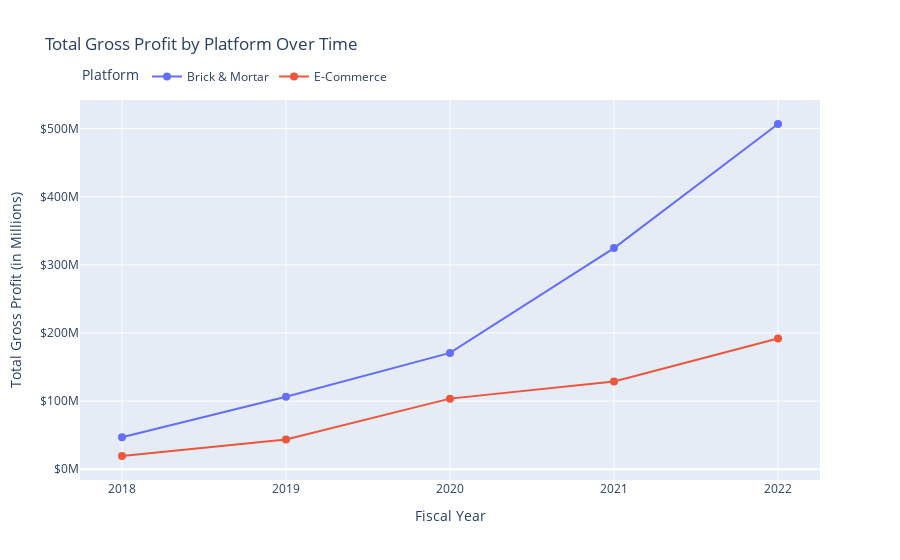

Write notebook code for a chart like this one.
### Code cell
# Create a pivot table to structure the data for plotting
revenue_over_time = aggregated_by_platform.pivot(index='fiscal_year', columns='platform', values='total_gross_profit')

# Initialize the Plotly figure
fig = go.Figure()

# Plot each platform
for platform in revenue_over_time.columns:
    fig.add_trace(
        go.Scatter(
            x=revenue_over_time.index,
            y=revenue_over_time[platform] / 1e6,  # Convert to millions
            mode='lines+markers',
            name=platform,
            line=dict(width=2),
            marker=dict(size=8)
        )
    )

# Update x-axis properties
fig.update_xaxes(
    title_text='Fiscal Year',
    tickvals=revenue_over_time.index,  # Set the tick values to years
    ticktext=[str(int(year)) for year in revenue_over_time.index]  # Format tick labels as integers
)

# Update y-axis properties
fig.update_yaxes(
    title_text='Total Gross Profit (in Millions)',
    tickprefix='$',
    tickformat=',.0f',  # Format numbers as 10M, 20M, etc.
    ticksuffix='M'  # Add 'M' suffix for millions
)

# Update layout properties
fig.update_layout(
    title_text='Total Gross Profit by Platform Over Time',
    legend_title_text='Platform',
    xaxis_title='Fiscal Year',
    yaxis_title='Total Gross Profit (in Millions)',
    showlegend=True,
    legend=dict(x=0, y=1.1, orientation='h'),
    grid=dict(rows=1, columns=1)
)

fig.show()

### Figure 1 — Plotly figure (JSON) as saved in the notebook; plotly's stock layout.template omitted (floating-point values rounded to 4 significant figures)
{"data": [{"line": {"width": 2}, "marker": {"size": 8}, "mode": "lines+markers", "name": "Brick & Mortar", "type": "scatter", "x": [2018, 2019, 2020, 2021, 2022], "y": [46.83, 106.4, 170.8, 324.6, 506.7]}, {"line": {"width": 2}, "marker": {"size": 8}, "mode": "lines+markers", "name": "E-Commerce", "type": "scatter", "x": [2018, 2019, 2020, 2021, 2022], "y": [19.41, 43.5, 103.6, 128.9, 191.9]}], "layout": {"grid": {"columns": 1, "rows": 1}, "legend": {"orientation": "h", "title": {"text": "Platform"}, "x": 0, "y": 1.1}, "showlegend": true, "title": {"text": "Total Gross Profit by Platform Over Time"}, "xaxis": {"ticktext": ["2018", "2019", "2020", "2021", "2022"], "tickvals": [2018, 2019, 2020, 2021, 2022], "title": {"text": "Fiscal Year"}}, "yaxis": {"tickformat": ",.0f", "tickprefix": "$", "ticksuffix": "M", "title": {"text": "Total Gross Profit (in Millions)"}}}}
